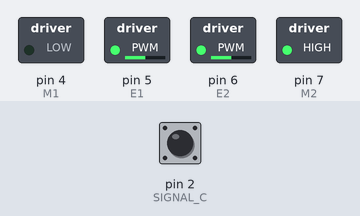
Simulated run of this sketch. Board: Arduino Uno, built with avr-gcc and run on an emulated ATmega328P. Shown: switched loads named in the sketch (green lamp = pin HIGH). The test bench sets the inputs (shaded band); at power-on: pin 2 (SIGNAL_C) LOW. What the sketch prints to the serial monitor is not drawn.

Above: at 1.2 s.
1.3 s: pin 2 (SIGNAL_C) pulsed HIGH 2 times (0.12 s each, 0.3 s apart)
4.9 s: pin 2 (SIGNAL_C) driven HIGH
7.9 s: pin 2 (SIGNAL_C) pulsed LOW 5 times (0.12 s each, 0.3 s apart)
Timing chart, 0 to 10.9 s (numbered marks = the images above; inputs shaded):
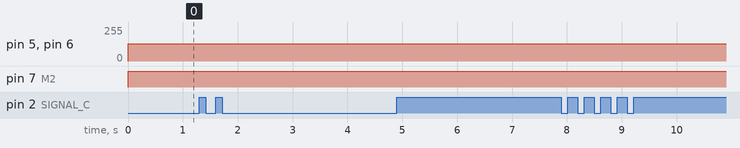

Measured:
- after the input at 1.3 s, every drawn part: stays the same
- after the input at 4.9 s, every drawn part: stays the same
- after the input at 7.9 s, every drawn part: stays the same

The sketch:

lab2-activity12-2.ino
```cpp
// (licence header left out)
// Motor driver PWM pin
const byte E1 = 5;
const byte E2 = 6;

// Motor driver direction pin
const byte M1 = 4;
const byte M2 = 7;

// Motor PWM command variable [0-255]
byte u = 0;

// Left wheel encoder digital pins
const byte SIGNAL_A = 8;
const byte SIGNAL_B = 9;
const byte SIGNAL_C = 2;
const byte SIGNAL_D = 3;

// Encoder ticks per (motor) revolution (TPR)
const int TPR = 3000;

// Wheel radius [m]
const double RHO = 0.0625;

// Counter to keep track of encoder ticks [integer]
volatile long encoder_ticksL = 0;
volatile long encoder_ticksR = 0;

// Variable to store estimated angular rate of left wheel [rad/s]
double omega_L = 0.0;
double omega_R = 0.0;
//Variable to store velocity [rad*m/s]
double vel_L = 0.0;
double vel_R = 0.0;
// Sampling interval for measurements in milliseconds
const int T = 200;

// Counters for milliseconds during interval
long t_now = 0;
long t_last = 0;

// This function is called when SIGNAL_A goes HIGH
void decodeEncoderTicksL()
{
    if (digitalRead(SIGNAL_B) == LOW)
    {
        // SIGNAL_A leads SIGNAL_B, so count one way
        encoder_ticksL--;
    }
    else
    {
        // SIGNAL_B leads SIGNAL_A, so count the other way
        encoder_ticksL++;
    }
}
void decodeEncoderTicksR()
{
    if (digitalRead(SIGNAL_C) == HIGH)
    {
        // SIGNAL_D leads SIGNAL_C, so count one way
        encoder_ticksR--;
    }
    else
    {
        // SIGNAL_C leads SIGNAL_D, so count the other way
        encoder_ticksR++;
    }
}

void setup()
{
    // Open the serial port at 9600 bps
    Serial.begin(9600);

    // Set the pin modes for the motor driver
    pinMode(M1, OUTPUT);
    pinMode(M2, OUTPUT);
    // Set the pin modes for the encoders
    pinMode(SIGNAL_A, INPUT);
    pinMode(SIGNAL_B, INPUT);
    pinMode(SIGNAL_C, INPUT);
    pinMode(SIGNAL_D, INPUT);
    // Every time the pin goes high, this is a pulse
    attachInterrupt(digitalPinToInterrupt(SIGNAL_A), decodeEncoderTicksL, RISING);
    attachInterrupt(digitalPinToInterrupt(SIGNAL_C), decodeEncoderTicksR, RISING);
    // Print a message
    Serial.print("Program initialized.");
    Serial.print("\n");
}

void loop()
{
    // Get the elapsed time [ms]
    t_now = millis();

    if (t_now - t_last >= T)
    {
        // Estimate the rotational speed [rad/s]
        omega_L = (2.0 * PI * ((double)encoder_ticksL / (double)TPR) * 1000.0 / (double)(t_now - t_last));
        vel_L = 0.0625*omega_L;
        omega_R = -1*(2.0 * PI * ((double)encoder_ticksR / (double)TPR) * 1000.0 / (double)(t_now - t_last));
        vel_R = 0.0625*omega_R;
        // Print some stuff to the serial monitor
        Serial.print("Encoder ticks: ");
        Serial.print(encoder_ticksL);
        Serial.print("\t");
        Serial.print("Estimated left wheel speed: ");
        Serial.print(omega_L);
        Serial.print(" rad/s");
        Serial.print("\n");

        Serial.print("Linear speed of left wheel: ");
        Serial.print(vel_L);
        Serial.print(" rad*m/s");
        Serial.print("\n");


        Serial.print("Encoder ticks: ");
        Serial.print(encoder_ticksR);
        Serial.print("\t");
        Serial.print("Estimated right wheel speed: ");
        Serial.print(omega_R);
        Serial.print(" rad/s");
        Serial.print("\n");

        Serial.print("Linear speed of right wheel: ");
        Serial.print(vel_R);
        Serial.print(" rad*m/s");
        Serial.print("\n");
        // Record the current time [ms]
        t_last = t_now;

        // Reset the encoder ticks counter
        encoder_ticksL = 0;
        encoder_ticksR = 0;
    }


    // Set the wheel motor PWM command [0-255]
    u = 128;

    // Write to the output pins
    digitalWrite(M1, LOW); // Drive forward (left wheels)
    analogWrite(E1, u);    // Write left motors command
    digitalWrite(M2, HIGH); // Drive forward (right wheels)
    analogWrite(E2, u);    // Write right motors command

}
```
